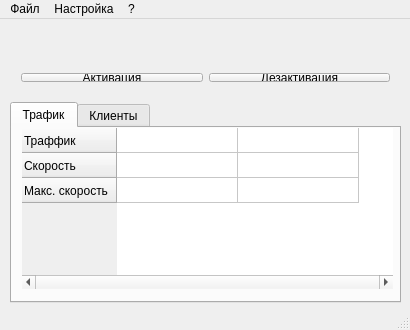
<?xml version="1.0" encoding="UTF-8"?>
<ui version="4.0">
 <class>MainWindow</class>
 <widget class="QMainWindow" name="MainWindow">
  <property name="geometry">
   <rect>
    <x>0</x>
    <y>0</y>
    <width>410</width>
    <height>330</height>
   </rect>
  </property>
  <property name="minimumSize">
   <size>
    <width>410</width>
    <height>330</height>
   </size>
  </property>
  <property name="maximumSize">
   <size>
    <width>410</width>
    <height>330</height>
   </size>
  </property>
  <property name="windowTitle">
   <string>WiFi Hostapd AP</string>
  </property>
  <property name="windowIcon">
   <iconset resource="images.qrc">
    <normaloff>:/pic/WiFi_logo_litle.png</normaloff>:/pic/WiFi_logo_litle.png</iconset>
  </property>
  <widget class="QWidget" name="centralWidget">
   <widget class="QLabel" name="identificator">
    <property name="geometry">
     <rect>
      <x>10</x>
      <y>5</y>
      <width>341</width>
      <height>31</height>
     </rect>
    </property>
    <property name="text">
     <string/>
    </property>
    <property name="textFormat">
     <enum>Qt::RichText</enum>
    </property>
    <property name="alignment">
     <set>Qt::AlignCenter</set>
    </property>
    <property name="wordWrap">
     <bool>true</bool>
    </property>
   </widget>
   <widget class="QTabWidget" name="tabWidget">
    <property name="geometry">
     <rect>
      <x>10</x>
      <y>83</y>
      <width>391</width>
      <height>201</height>
     </rect>
    </property>
    <property name="acceptDrops">
     <bool>true</bool>
    </property>
    <property name="autoFillBackground">
     <bool>false</bool>
    </property>
    <property name="tabShape">
     <enum>QTabWidget::Rounded</enum>
    </property>
    <property name="currentIndex">
     <number>0</number>
    </property>
    <property name="usesScrollButtons">
     <bool>false</bool>
    </property>
    <widget class="QWidget" name="traffictab">
     <attribute name="title">
      <string>Трафик</string>
     </attribute>
     <widget class="QLabel" name="inTR">
      <property name="geometry">
       <rect>
        <x>280</x>
        <y>10</y>
        <width>91</width>
        <height>16</height>
       </rect>
      </property>
      <property name="text">
       <string>0 байт</string>
      </property>
      <property name="textFormat">
       <enum>Qt::PlainText</enum>
      </property>
      <property name="alignment">
       <set>Qt::AlignRight|Qt::AlignTrailing|Qt::AlignVCenter</set>
      </property>
     </widget>
     <widget class="QLabel" name="outTR">
      <property name="geometry">
       <rect>
        <x>280</x>
        <y>40</y>
        <width>91</width>
        <height>16</height>
       </rect>
      </property>
      <property name="text">
       <string>0 байт</string>
      </property>
      <property name="textFormat">
       <enum>Qt::PlainText</enum>
      </property>
      <property name="alignment">
       <set>Qt::AlignRight|Qt::AlignTrailing|Qt::AlignVCenter</set>
      </property>
     </widget>
     <widget class="QTableWidget" name="TrafficTable">
      <property name="enabled">
       <bool>true</bool>
      </property>
      <property name="geometry">
       <rect>
        <x>10</x>
        <y>0</y>
        <width>371</width>
        <height>161</height>
       </rect>
      </property>
      <property name="frameShape">
       <enum>QFrame::NoFrame</enum>
      </property>
      <property name="frameShadow">
       <enum>QFrame::Sunken</enum>
      </property>
      <property name="lineWidth">
       <number>0</number>
      </property>
      <property name="verticalScrollBarPolicy">
       <enum>Qt::ScrollBarAsNeeded</enum>
      </property>
      <property name="horizontalScrollBarPolicy">
       <enum>Qt::ScrollBarAlwaysOn</enum>
      </property>
      <property name="editTriggers">
       <set>QAbstractItemView::NoEditTriggers</set>
      </property>
      <property name="dragDropOverwriteMode">
       <bool>false</bool>
      </property>
      <property name="showGrid">
       <bool>true</bool>
      </property>
      <property name="gridStyle">
       <enum>Qt::CustomDashLine</enum>
      </property>
      <attribute name="horizontalHeaderVisible">
       <bool>false</bool>
      </attribute>
      <attribute name="horizontalHeaderCascadingSectionResizes">
       <bool>false</bool>
      </attribute>
      <attribute name="horizontalHeaderDefaultSectionSize">
       <number>121</number>
      </attribute>
      <attribute name="horizontalHeaderHighlightSections">
       <bool>false</bool>
      </attribute>
      <attribute name="horizontalHeaderMinimumSectionSize">
       <number>121</number>
      </attribute>
      <attribute name="horizontalHeaderShowSortIndicator" stdset="0">
       <bool>false</bool>
      </attribute>
      <attribute name="horizontalHeaderStretchLastSection">
       <bool>false</bool>
      </attribute>
      <attribute name="verticalHeaderCascadingSectionResizes">
       <bool>false</bool>
      </attribute>
      <attribute name="verticalHeaderDefaultSectionSize">
       <number>25</number>
      </attribute>
      <attribute name="verticalHeaderHighlightSections">
       <bool>true</bool>
      </attribute>
      <attribute name="verticalHeaderMinimumSectionSize">
       <number>25</number>
      </attribute>
      <row>
       <property name="text">
        <string>Траффик</string>
       </property>
      </row>
      <row>
       <property name="text">
        <string>Скорость</string>
       </property>
      </row>
      <row>
       <property name="text">
        <string>Макс. скорость</string>
       </property>
      </row>
      <column>
       <property name="text">
        <string>Загрузка</string>
       </property>
      </column>
      <column>
       <property name="text">
        <string>Выгрузка</string>
       </property>
      </column>
     </widget>
    </widget>
    <widget class="QWidget" name="clientstab">
     <attribute name="title">
      <string>Клиенты</string>
     </attribute>
     <widget class="QTableWidget" name="Clients">
      <property name="enabled">
       <bool>true</bool>
      </property>
      <property name="geometry">
       <rect>
        <x>0</x>
        <y>0</y>
        <width>381</width>
        <height>161</height>
       </rect>
      </property>
      <property name="horizontalScrollBarPolicy">
       <enum>Qt::ScrollBarAlwaysOn</enum>
      </property>
      <property name="editTriggers">
       <set>QAbstractItemView::NoEditTriggers</set>
      </property>
      <property name="dragDropOverwriteMode">
       <bool>false</bool>
      </property>
      <property name="selectionMode">
       <enum>QAbstractItemView::NoSelection</enum>
      </property>
      <property name="showGrid">
       <bool>true</bool>
      </property>
      <property name="gridStyle">
       <enum>Qt::CustomDashLine</enum>
      </property>
      <property name="sortingEnabled">
       <bool>false</bool>
      </property>
      <property name="cornerButtonEnabled">
       <bool>false</bool>
      </property>
      <attribute name="horizontalHeaderDefaultSectionSize">
       <number>100</number>
      </attribute>
      <attribute name="horizontalHeaderMinimumSectionSize">
       <number>15</number>
      </attribute>
      <attribute name="horizontalHeaderShowSortIndicator" stdset="0">
       <bool>false</bool>
      </attribute>
      <attribute name="horizontalHeaderStretchLastSection">
       <bool>false</bool>
      </attribute>
      <attribute name="verticalHeaderVisible">
       <bool>false</bool>
      </attribute>
      <attribute name="verticalHeaderDefaultSectionSize">
       <number>20</number>
      </attribute>
      <attribute name="verticalHeaderHighlightSections">
       <bool>true</bool>
      </attribute>
      <column>
       <property name="text">
        <string>IP</string>
       </property>
      </column>
      <column>
       <property name="text">
        <string>Активен с</string>
       </property>
      </column>
      <column>
       <property name="text">
        <string>Устройство</string>
       </property>
      </column>
      <column>
       <property name="text">
        <string>Действует до</string>
       </property>
      </column>
     </widget>
    </widget>
   </widget>
   <widget class="QWidget" name="layoutWidget">
    <property name="geometry">
     <rect>
      <x>10</x>
      <y>43</y>
      <width>391</width>
      <height>31</height>
     </rect>
    </property>
    <layout class="QHBoxLayout" name="horizontalLayout">
     <item>
      <widget class="QPushButton" name="Activate">
       <property name="text">
        <string>Активация</string>
       </property>
      </widget>
     </item>
     <item>
      <widget class="QPushButton" name="Disactive">
       <property name="text">
        <string>Дезактивация</string>
       </property>
      </widget>
     </item>
    </layout>
   </widget>
   <widget class="QLabel" name="StatusIcon">
    <property name="geometry">
     <rect>
      <x>366</x>
      <y>5</y>
      <width>31</width>
      <height>30</height>
     </rect>
    </property>
    <property name="text">
     <string/>
    </property>
   </widget>
  </widget>
  <widget class="QMenuBar" name="menuBar">
   <property name="geometry">
    <rect>
     <x>0</x>
     <y>0</y>
     <width>410</width>
     <height>21</height>
    </rect>
   </property>
   <widget class="QMenu" name="menu">
    <property name="title">
     <string>Файл</string>
    </property>
    <addaction name="Log"/>
    <addaction name="Exit"/>
   </widget>
   <widget class="QMenu" name="menu_3">
    <property name="title">
     <string>?</string>
    </property>
    <addaction name="AboutW"/>
   </widget>
   <widget class="QMenu" name="menu_2">
    <property name="title">
     <string>Настройка</string>
    </property>
    <addaction name="EditorW"/>
    <addaction name="OptW"/>
   </widget>
   <addaction name="menu"/>
   <addaction name="menu_2"/>
   <addaction name="menu_3"/>
  </widget>
  <widget class="QStatusBar" name="statusBar"/>
  <action name="Exit">
   <property name="text">
    <string>Закрыть</string>
   </property>
  </action>
  <action name="EditorW">
   <property name="text">
    <string>Редактор</string>
   </property>
  </action>
  <action name="OptW">
   <property name="text">
    <string>Настройки</string>
   </property>
  </action>
  <action name="HelpDOC">
   <property name="text">
    <string>Документация</string>
   </property>
  </action>
  <action name="AboutW">
   <property name="text">
    <string>О программе</string>
   </property>
  </action>
  <action name="Log">
   <property name="text">
    <string>Журнал</string>
   </property>
  </action>
 </widget>
 <layoutdefault spacing="6" margin="11"/>
 <resources>
  <include location="images.qrc"/>
 </resources>
 <connections/>
</ui>
